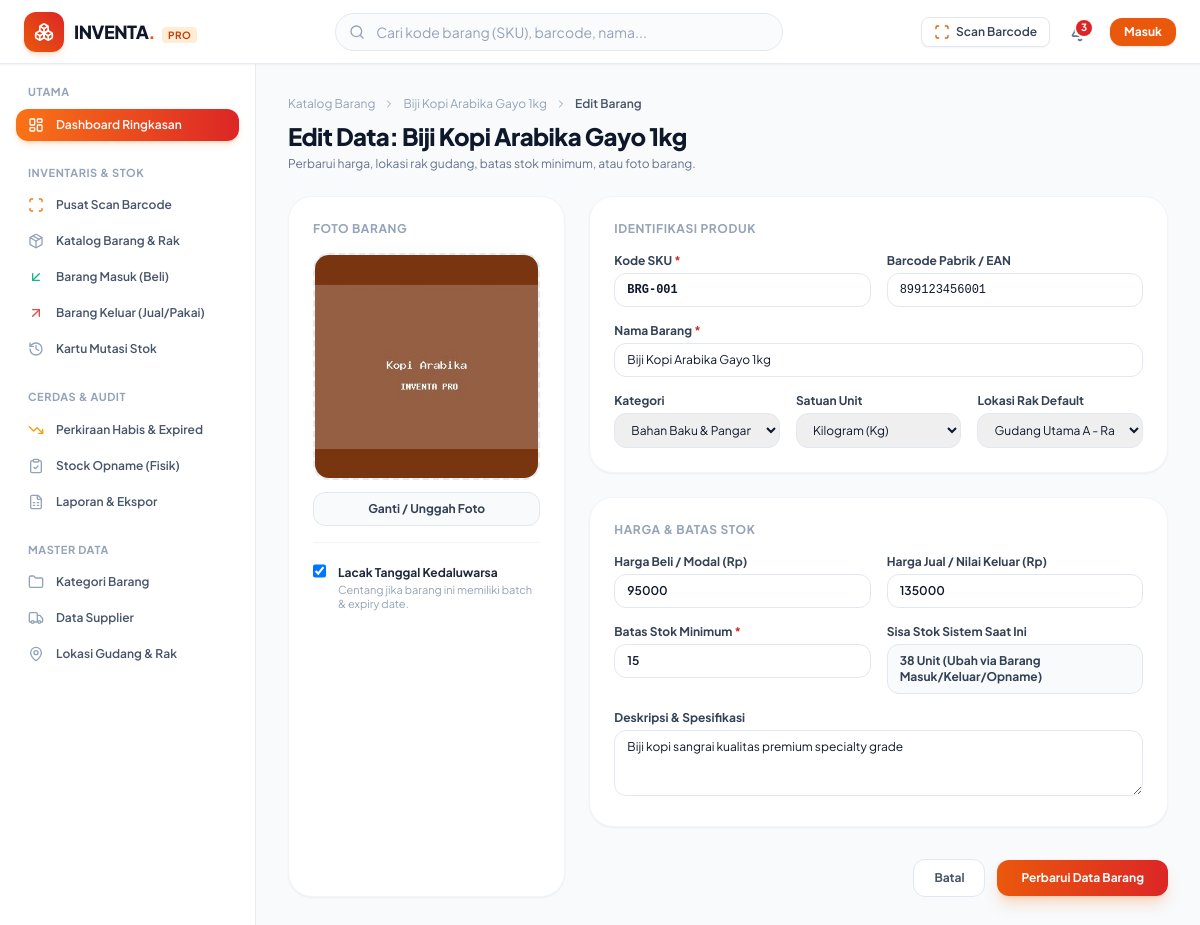
The page /pages/products/edit.php?id=1 on the database its author committed.
### tables this page shows
CREATE TABLE `products` (
  `id` int NOT NULL,
  `sku` varchar(50) NOT NULL,
  `barcode` varchar(100) DEFAULT NULL,
  `name` varchar(200) NOT NULL,
  `category_id` int DEFAULT NULL,
  `unit_id` int DEFAULT NULL,
  `location_id` int DEFAULT NULL,
  `purchase_price` decimal(15,2) NOT NULL DEFAULT '0.00',
  `selling_price` decimal(15,2) NOT NULL DEFAULT '0.00',
  `min_stock` int NOT NULL DEFAULT '5',
  `current_stock` int NOT NULL DEFAULT '0',
  `image` varchar(255) DEFAULT NULL,
  `track_expiry` tinyint(1) NOT NULL DEFAULT '0',
  `description` text,
  `created_at` timestamp NULL DEFAULT CURRENT_TIMESTAMP,
  `updated_at` timestamp NULL DEFAULT CURRENT_TIMESTAMP ON UPDATE CURRENT_TIMESTAMP
);

CREATE TABLE `categories` (
  `id` int NOT NULL,
  `name` varchar(100) NOT NULL,
  `code` varchar(50) NOT NULL,
  `color` varchar(20) DEFAULT '#f97316',
  `description` text,
  `created_at` timestamp NULL DEFAULT CURRENT_TIMESTAMP
);

CREATE TABLE `units` (
  `id` int NOT NULL,
  `name` varchar(50) NOT NULL,
  `symbol` varchar(15) NOT NULL
);

CREATE TABLE `locations` (
  `id` int NOT NULL,
  `warehouse_name` varchar(100) NOT NULL,
  `rack_code` varchar(50) NOT NULL,
  `description` varchar(255) DEFAULT NULL,
  `created_at` timestamp NULL DEFAULT CURRENT_TIMESTAMP
);

### includes/functions.php (called while the page is built, shortened)
<?php
function sanitize($input): string {
    return htmlspecialchars(trim((string)$input), ENT_QUOTES, 'UTF-8');
}

### pages/products/edit.php (the view, shortened to what this page needs)
<?php
require_once __DIR__ . '/../../includes/header.php';
require_once __DIR__ . '/../../includes/navbar.php';
$pdo = db();
$id = (int)($_GET['id'] ?? 0);
$stmt = $pdo->prepare("SELECT * FROM products WHERE id = :id");
$stmt->execute(['id' => $id]);
$product = $stmt->fetch();
$categories = $pdo ? $pdo->query("SELECT * FROM categories ORDER BY name ASC")->fetchAll() : [];
$units = $pdo ? $pdo->query("SELECT * FROM units ORDER BY name ASC")->fetchAll() : [];
$locations = $pdo ? $pdo->query("SELECT * FROM locations ORDER BY warehouse_name ASC, rack_code ASC")->fetchAll() : [];
?>
<div class="flex-1 flex overflow-hidden">
    <?php require_once __DIR__ . '/../../includes/sidebar.php'; ?>
    <main class="flex-1 overflow-y-auto md:ml-64 p-4 sm:p-6 lg:p-8 pb-24 md:pb-8">
        <div class="mb-6">
            <div class="flex items-center gap-2 text-xs text-slate-400 mb-2">
                <a href="<?= BASE_URL ?>index.php?page=products" class="hover:text-brand-600">Katalog Barang</a>
                <i data-lucide="chevron-right" class="h-3 w-3"></i>
                <a href="<?= BASE_URL ?>index.php?page=products_detail&id=<?= $product['id'] ?>" class="hover:text-brand-600"><?= sanitize($product['name']) ?></a>
                <i data-lucide="chevron-right" class="h-3 w-3"></i>
                <span class="text-slate-600 font-semibold">Edit Barang</span>
            </div>
            <h1 class="text-2xl font-black tracking-tight text-slate-900">
                Edit Data: <?= sanitize($product['name']) ?>
            </h1>
            <p class="text-xs text-slate-500 mt-1">
                Perbarui harga, lokasi rak gudang, batas stok minimum, atau foto barang.
            </p>
        </div>
        <form action="<?= BASE_URL ?>actions/product_action.php?action=update" method="POST" enctype="multipart/form-data" class="space-y-6 max-w-4xl">
            <div class="grid grid-cols-1 md:grid-cols-3 gap-6">
                <div class="rounded-3xl bg-white p-6 shadow-sm border border-slate-100 space-y-4">
                    <h3 class="text-xs font-bold uppercase tracking-wider text-slate-400">Foto Barang</h3>
                    <div class="space-y-3">
                        <div class="relative aspect-square w-full rounded-2xl bg-slate-50 border-2 border-dashed border-slate-200 overflow-hidden flex items-center justify-center group" id="photo-preview-container">
                            <?php if (!empty($product['image']) && file_exists(UPLOAD_PATH . '/products/' . $product['image'])): ?>
                                <img id="photo-preview" src="<?= UPLOAD_URL . 'products/' . sanitize($product['image']) ?>" alt="Preview" class="w-full h-full object-cover">
                            <?php endif; ?>
                        </div>
                        <label class="block w-full text-center rounded-xl border border-slate-200 bg-slate-50 py-2 px-3 text-xs font-bold text-slate-700 hover:bg-slate-100 cursor-pointer transition">
                            <span>Ganti / Unggah Foto</span>
                        </label>
                    </div>
                    <div class="pt-4 border-t border-slate-100">
                        <label class="flex items-start gap-3 cursor-pointer">
                            <input type="checkbox" name="track_expiry" value="1" <?= $product['track_expiry'] ? 'checked' : '' ?> class="mt-1 h-4 w-4 rounded border-slate-300 text-brand-600 focus:ring-brand-500">
                            <div>
                                <span class="text-xs font-bold text-slate-800">Lacak Tanggal Kedaluwarsa</span>
                                <p class="text-[11px] text-slate-400 leading-tight">Centang jika barang ini memiliki batch & expiry date.</p>
                            </div>
                        </label>
                    </div>
                </div>
                <div class="md:col-span-2 space-y-6">
                    <div class="rounded-3xl bg-white p-6 shadow-sm border border-slate-100 space-y-4">
                        <h3 class="text-xs font-bold uppercase tracking-wider text-slate-400">Identifikasi Produk</h3>
                        <div class="grid grid-cols-1 sm:grid-cols-2 gap-4">
                            <div>
                                <label class="block text-xs font-bold text-slate-700 mb-1">Kode SKU <span class="text-crimson-600">*</span></label>
                                <input type="text" name="sku" value="<?= sanitize($product['sku']) ?>" required class="w-full rounded-xl border border-slate-200 py-2 px-3 text-xs font-mono font-bold text-slate-900 focus:border-brand-500 focus:outline-none focus:ring-1 focus:ring-brand-500">
                            </div>
                            <div>
                                <label class="block text-xs font-bold text-slate-700 mb-1">Barcode Pabrik / EAN</label>
                                <input type="text" name="barcode" value="<?= sanitize($product['barcode'] ?? '') ?>" class="w-full rounded-xl border border-slate-200 py-2 px-3 text-xs font-mono text-slate-900 focus:border-brand-500 focus:outline-none focus:ring-1 focus:ring-brand-500">
                            </div>
                        </div>
                        <div>
                            <label class="block text-xs font-bold text-slate-700 mb-1">Nama Barang <span class="text-crimson-600">*</span></label>
                            <input type="text" name="name" value="<?= sanitize($product['name']) ?>" required class="w-full rounded-xl border border-slate-200 py-2 px-3 text-xs text-slate-900 focus:border-brand-500 focus:outline-none focus:ring-1 focus:ring-brand-500">
                        </div>
                        <div class="grid grid-cols-1 sm:grid-cols-3 gap-4">
                            <div>
                                <label class="block text-xs font-bold text-slate-700 mb-1">Kategori</label>
                                <select name="category_id" class="w-full rounded-xl border border-slate-200 py-2 px-3 text-xs text-slate-900 focus:border-brand-500 focus:outline-none focus:ring-1 focus:ring-brand-500">
                                    <?php foreach ($categories as $c): ?>
                                        <option value="<?= $c['id'] ?>" <?= $product['category_id'] == $c['id'] ? 'selected' : '' ?>><?= sanitize($c['name']) ?></option>
                                    <?php endforeach; ?>
                                </select>
                            </div>
                            <div>
                                <label class="block text-xs font-bold text-slate-700 mb-1">Satuan Unit</label>
                                <select name="unit_id" class="w-full rounded-xl border border-slate-200 py-2 px-3 text-xs text-slate-900 focus:border-brand-500 focus:outline-none focus:ring-1 focus:ring-brand-500">
                                    <?php foreach ($units as $u): ?>
                                        <option value="<?= $u['id'] ?>" <?= $product['unit_id'] == $u['id'] ? 'selected' : '' ?>><?= sanitize($u['name']) ?> (<?= sanitize($u['symbol']) ?>)</option>
                                    <?php endforeach; ?>
                                </select>
                            </div>
                            <div>
                                <label class="block text-xs font-bold text-slate-700 mb-1">Lokasi Rak Default</label>
                                <select name="location_id" class="w-full rounded-xl border border-slate-200 py-2 px-3 text-xs text-slate-900 focus:border-brand-500 focus:outline-none focus:ring-1 focus:ring-brand-500">
                                    <?php foreach ($locations as $l): ?>
                                        <option value="<?= $l['id'] ?>" <?= $product['location_id'] == $l['id'] ? 'selected' : '' ?>><?= sanitize($l['warehouse_name']) ?> - <?= sanitize($l['rack_code']) ?></option>
                                    <?php endforeach; ?>
                                </select>
                            </div>
                        </div>
                    </div>
                    <div class="rounded-3xl bg-white p-6 shadow-sm border border-slate-100 space-y-4">
                        <h3 class="text-xs font-bold uppercase tracking-wider text-slate-400">Harga & Batas Stok</h3>
                        <div class="grid grid-cols-1 sm:grid-cols-2 gap-4">
                            <div>
                                <label class="block text-xs font-bold text-slate-700 mb-1">Harga Beli / Modal (Rp)</label>
                                <input type="number" name="purchase_price" value="<?= (float)$product['purchase_price'] ?>" min="0" step="100" class="w-full rounded-xl border border-slate-200 py-2 px-3 text-xs font-semibold text-slate-900 focus:border-brand-500 focus:outline-none focus:ring-1 focus:ring-brand-500">
                            </div>
                            <div>
                                <label class="block text-xs font-bold text-slate-700 mb-1">Harga Jual / Nilai Keluar (Rp)</label>
                                <input type="number" name="selling_price" value="<?= (float)$product['selling_price'] ?>" min="0" step="100" class="w-full rounded-xl border border-slate-200 py-2 px-3 text-xs font-semibold text-slate-900 focus:border-brand-500 focus:outline-none focus:ring-1 focus:ring-brand-500">
                            </div>
                            <div>
                                <label class="block text-xs font-bold text-slate-700 mb-1">Batas Stok Minimum <span class="text-crimson-600">*</span></label>
                                <input type="number" name="min_stock" value="<?= (int)$product['min_stock'] ?>" min="0" required class="w-full rounded-xl border border-slate-200 py-2 px-3 text-xs font-semibold text-slate-900 focus:border-brand-500 focus:outline-none focus:ring-1 focus:ring-brand-500">
                            </div>
                            <div>
                                <label class="block text-xs font-bold text-slate-700 mb-1">Sisa Stok Sistem Saat Ini</label>
                                <div class="py-2 px-3 bg-slate-50 rounded-xl text-xs font-bold text-slate-700 border border-slate-200">
                                    <?= number_format($product['current_stock']) ?> Unit (Ubah via Barang Masuk/Keluar/Opname)
                                </div>
                            </div>
                        </div>
                        <div>
                            <label class="block text-xs font-bold text-slate-700 mb-1">Deskripsi & Spesifikasi</label>
                            <textarea name="description" rows="3" class="w-full rounded-xl border border-slate-200 py-2 px-3 text-xs text-slate-900 focus:border-brand-500 focus:outline-none focus:ring-1 focus:ring-brand-500"><?= sanitize($product['description'] ?? '') ?></textarea>
                        </div>
                    </div>
                    <div class="flex items-center justify-end gap-3 pt-2">
                        <a href="<?= BASE_URL ?>index.php?page=products_detail&id=<?= $product['id'] ?>" class="rounded-xl border border-slate-200 bg-white py-2.5 px-5 text-xs font-bold text-slate-600 hover:bg-slate-50 transition">
                            Batal
                        </a>
                        <button type="submit" class="rounded-xl bg-gradient-to-r from-brand-600 to-crimson-600 py-2.5 px-6 text-xs font-bold text-white shadow-lg shadow-brand-500/25 hover:from-brand-700 hover:to-crimson-700 transition">
                            Perbarui Data Barang
                        </button>
                    </div>
                </div>
            </div>
        </form>
    </main>
</div>
<?php require_once __DIR__ . '/../../includes/footer.php'; ?>

### rows shown on the page
products: name "Biji Kopi Arabika Gayo 1kg", image (picture), track_expiry "☑", sku "BRG-001", barcode "899123456001", category_id "Bahan Baku & Pangan", unit_id "Kilogram (Kg)", location_id "Gudang Utama A - Rak A-01", purchase_price "95000", selling_price "135000", min_stock "15", current_stock "38", description "Biji kopi sangrai kualitas premium specialty grade"

### other values the page prints
$totalAlerts "3"
